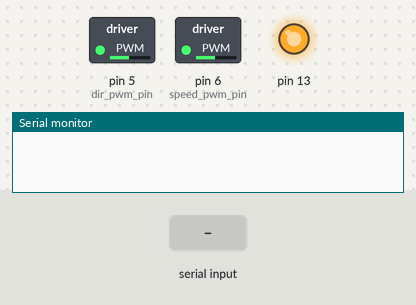
This sketch was run on a simulated Arduino Uno, built with avr-gcc and run on an emulated ATmega328P. Shown: switched loads named in the sketch (green lamp = pin HIGH), output pins drawn as LEDs (lit = HIGH), the last lines printed to the serial monitor. Inputs (shaded band) come from the test bench.

Above: at 1.2 s.
1.3 s: "30,150," received over Serial
At 3.2 s:
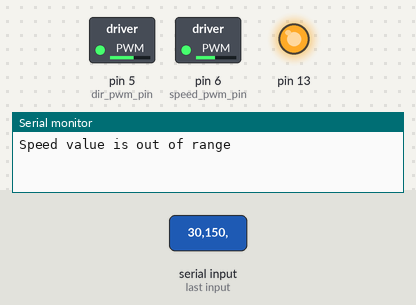
3.8 s: "90,45," received over Serial
At 5.1 s:
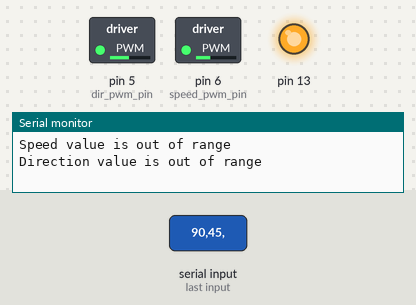
Timing chart, 0 to 6.8 s (numbered marks = the images above; inputs shaded):
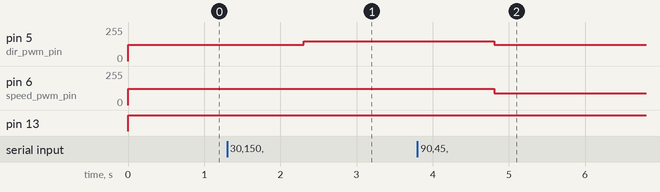

Measured:
- after the input at 1.3 s, pin 5 (dir_pwm_pin): 121/255 → 150/255 after 1.0 s
- after the input at 3.8 s, pin 5 (dir_pwm_pin): 150/255 → 121/255 after 1.0 s; pin 6 (speed_pwm_pin): 121/255 → 90/255 after 1.0 s

The sketch:

IW2_move_wheelchair.ino
```cpp
#include <Arduino.h>


int speed_pwm_pin = 6;
int dir_pwm_pin = 5;

int safety_max = 150;
int safety_min = 90;

String speed_str = "121";
String direction_str = "121";
int speed = 121;
int direction = 121;


void setup(){
  // The led in the board just to inform if the arduino is running
  pinMode(13,OUTPUT);
  pinMode(speed_pwm_pin, OUTPUT);
  pinMode(dir_pwm_pin,OUTPUT);
  Serial.begin(9600);
}

void loop(){

  // Escrever no serial monitor X,Y  onde X é a velocidade pretendida e Y é a direção.
  // write in the serial monitor X,Y, where X is the speed and Y the direction
  // the safe interval for both parameters is from 90 to 150
  // the limit interval is from 87 to 153 that corresponds to 4.22V and 7.49V

  // just turns the led ON
  digitalWrite(13, HIGH);

  // Just put the correct voltage for the startup
  analogWrite(speed_pwm_pin, speed);
  analogWrite(dir_pwm_pin, direction);

  if(Serial.available()>0){

    speed_str  = Serial.readStringUntil(',');
    speed = speed_str.toInt();
    Serial.read(); //next character is comma, so skip it using this
    direction_str = Serial.readStringUntil('\n');
    direction = direction_str.toInt();

    if( speed < safety_min || speed > safety_max ){
      Serial.println("Speed value is out of range");
      speed = 121;
    }
    if( direction < safety_min || direction > safety_max ){
      Serial.println("Direction value is out of range");
      direction = 121;
    }

    analogWrite(speed_pwm_pin, speed);
    analogWrite(dir_pwm_pin, direction);
  }

}
```
